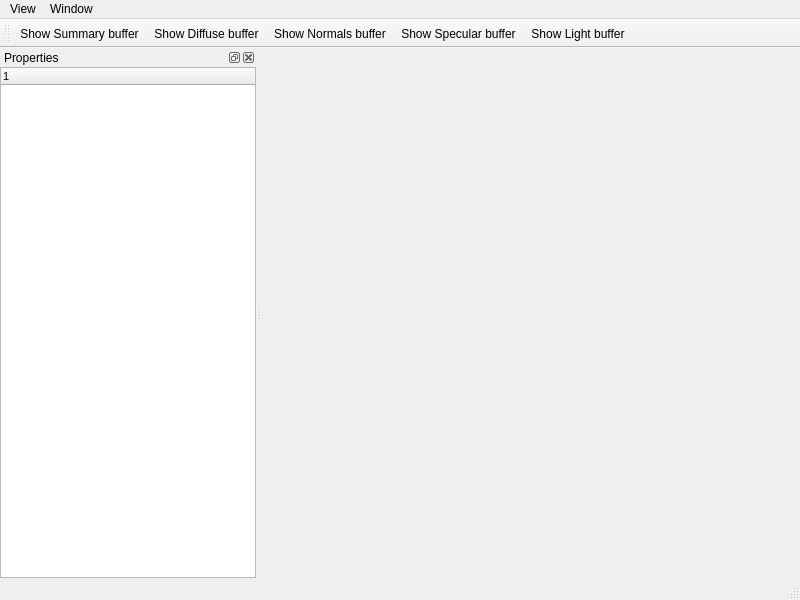
<?xml version="1.0" encoding="UTF-8"?>
<ui version="4.0">
 <class>StaticMeshEdit</class>
 <widget class="QMainWindow" name="StaticMeshEdit">
  <property name="geometry">
   <rect>
    <x>0</x>
    <y>0</y>
    <width>800</width>
    <height>600</height>
   </rect>
  </property>
  <property name="windowTitle">
   <string>Static Mesh Edit</string>
  </property>
  <property name="windowIcon">
   <iconset resource="../WorldBuilder.qrc">
    <normaloff>:/Images/WorldBuilder.png</normaloff>:/Images/WorldBuilder.png</iconset>
  </property>
  <widget class="QWidget" name="centralwidget">
   <layout class="QHBoxLayout" name="horizontalLayout">
    <property name="margin">
     <number>0</number>
    </property>
   </layout>
  </widget>
  <widget class="QMenuBar" name="menubar">
   <property name="geometry">
    <rect>
     <x>0</x>
     <y>0</y>
     <width>800</width>
     <height>20</height>
    </rect>
   </property>
   <widget class="QMenu" name="menuWindow">
    <property name="title">
     <string>Window</string>
    </property>
    <addaction name="actionShow_Summary_Buffer"/>
    <addaction name="separator"/>
    <addaction name="actionShow_Diffuse_buffer"/>
    <addaction name="actionShow_Normals_buffer"/>
    <addaction name="actionShow_Specular_buffer"/>
    <addaction name="actionShow_Light_buffer"/>
   </widget>
   <widget class="QMenu" name="menuView">
    <property name="title">
     <string>View</string>
    </property>
    <addaction name="actionMeshProperties"/>
   </widget>
   <addaction name="menuView"/>
   <addaction name="menuWindow"/>
  </widget>
  <widget class="QStatusBar" name="statusbar"/>
  <widget class="QDockWidget" name="dockMeshProperties">
   <property name="minimumSize">
    <size>
     <width>200</width>
     <height>101</height>
    </size>
   </property>
   <property name="windowTitle">
    <string>Properties</string>
   </property>
   <attribute name="dockWidgetArea">
    <number>1</number>
   </attribute>
   <widget class="QWidget" name="dockWidgetContents">
    <layout class="QHBoxLayout" name="dockHorizontalLayout">
     <property name="margin">
      <number>0</number>
     </property>
     <item>
      <widget class="QPropertyEditorWidget" name="treeWidget">
       <property name="font">
        <font>
         <pointsize>8</pointsize>
        </font>
       </property>
       <property name="alternatingRowColors">
        <bool>true</bool>
       </property>
       <property name="uniformRowHeights">
        <bool>false</bool>
       </property>
       <attribute name="headerDefaultSectionSize">
        <number>100</number>
       </attribute>
      </widget>
     </item>
    </layout>
   </widget>
  </widget>
  <widget class="QToolBar" name="toolBar">
   <property name="windowTitle">
    <string>toolBar</string>
   </property>
   <attribute name="toolBarArea">
    <enum>TopToolBarArea</enum>
   </attribute>
   <attribute name="toolBarBreak">
    <bool>false</bool>
   </attribute>
   <addaction name="actionShow_Summary_Buffer"/>
   <addaction name="actionShow_Diffuse_buffer"/>
   <addaction name="actionShow_Normals_buffer"/>
   <addaction name="actionShow_Specular_buffer"/>
   <addaction name="actionShow_Light_buffer"/>
  </widget>
  <action name="actionMeshProperties">
   <property name="checkable">
    <bool>true</bool>
   </property>
   <property name="text">
    <string>Mesh properties</string>
   </property>
  </action>
  <action name="actionShow_Summary_Buffer">
   <property name="icon">
    <iconset resource="../WorldBuilder.qrc">
     <normaloff>:/Images/Shaded.png</normaloff>:/Images/Shaded.png</iconset>
   </property>
   <property name="text">
    <string>Show Summary buffer</string>
   </property>
  </action>
  <action name="actionShow_Normals_buffer">
   <property name="icon">
    <iconset resource="../WorldBuilder.qrc">
     <normaloff>:/Images/Normals.png</normaloff>:/Images/Normals.png</iconset>
   </property>
   <property name="text">
    <string>Show Normals buffer</string>
   </property>
  </action>
  <action name="actionShow_Diffuse_buffer">
   <property name="icon">
    <iconset resource="../WorldBuilder.qrc">
     <normaloff>:/Images/Diffuse.png</normaloff>:/Images/Diffuse.png</iconset>
   </property>
   <property name="text">
    <string>Show Diffuse buffer</string>
   </property>
  </action>
  <action name="actionShow_Light_buffer">
   <property name="icon">
    <iconset resource="../WorldBuilder.qrc">
     <normaloff>:/Images/LightOnly.png</normaloff>:/Images/LightOnly.png</iconset>
   </property>
   <property name="text">
    <string>Show Light buffer</string>
   </property>
  </action>
  <action name="actionShow_Specular_buffer">
   <property name="icon">
    <iconset resource="../WorldBuilder.qrc">
     <normaloff>:/Images/Specular.png</normaloff>:/Images/Specular.png</iconset>
   </property>
   <property name="text">
    <string>Show Specular buffer</string>
   </property>
  </action>
 </widget>
 <customwidgets>
  <customwidget>
   <class>QPropertyEditorWidget</class>
   <extends>QTreeWidget</extends>
   <header location="global">src/property/QPropertyEditorWidget.h</header>
  </customwidget>
 </customwidgets>
 <resources>
  <include location="../WorldBuilder.qrc"/>
 </resources>
 <connections/>
</ui>
